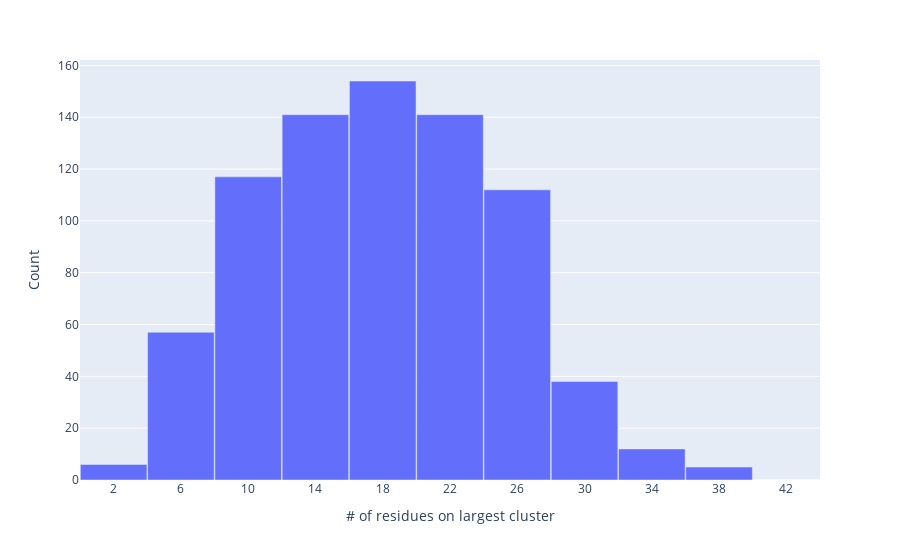

Notebook cell for this chart:
### Markdown cell above
### size_of_the_largest_cluster_of_each_PDB_by_res

### Code cell
xbins = range(0, 45, 4)
counts, bins = np.histogram(size_largest_cluster_res, bins = xbins)
mid_bins = .5 * (bins[:-1] + bins[1:])

figu = px.bar(x=mid_bins, y=counts,
labels={'x': "# of residues on largest cluster", 'y': "Count"})
figu.update_layout(
    xaxis = dict(
        tickmode = 'array',
        tickvals = list(mid_bins),
        ticktext = list(mid_bins)
    )
)
figu.update_layout(bargap = .01)
figu.show()

### Figure 1 — Plotly figure (JSON) as saved in the notebook; plotly's stock layout.template omitted (floating-point values rounded to 4 significant figures)
{"data": [{"alignmentgroup": "True", "hovertemplate": "# of residues on largest cluster=%{x}<br>Count=%{y}<extra></extra>", "legendgroup": "", "marker": {"color": "#636efa", "pattern": {"shape": ""}}, "name": "", "offsetgroup": "", "orientation": "v", "showlegend": false, "textposition": "auto", "type": "bar", "x": [2, 6, 10, 14, 18, 22, 26, 30, 34, 38, 42], "xaxis": "x", "y": [6, 57, 117, 141, 154, 141, 112, 38, 12, 5, 0], "yaxis": "y"}], "layout": {"bargap": 0.01, "barmode": "relative", "legend": {"tracegroupgap": 0}, "margin": {"t": 60}, "xaxis": {"anchor": "y", "domain": [0, 1], "tickmode": "array", "ticktext": [2, 6, 10, 14, 18, 22, 26, 30, 34, 38, 42], "tickvals": [2, 6, 10, 14, 18, 22, 26, 30, 34, 38, 42], "title": {"text": "# of residues on largest cluster"}}, "yaxis": {"anchor": "x", "domain": [0, 1], "title": {"text": "Count"}}}}
